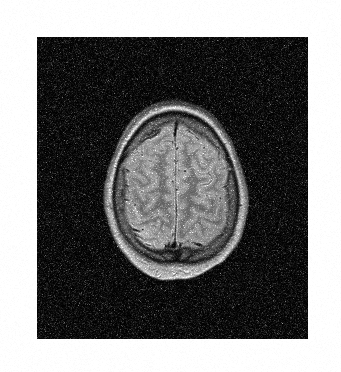
#> input picture HW5/MRI_Noisy.png, 341 x 372 px
$ jupyter execute 3.ipynb
#> lines starting #> are read from the running program, lines starting #| are printed output that depends on the picture
# Part 1:

Reading noisy image:

[cell 1]
import numpy as np
import matplotlib.pyplot as plt
import cv2

noisy = cv2.imread("MRI_Noisy.png", cv2.IMREAD_GRAYSCALE)
#> noisy is the input picture: shape (372, 341); min 0, max 255, mean 117.3

plt.figure(figsize=(8, 8))
plt.imshow(noisy, cmap='gray')
plt.show()

# Part 2:

Plot histogram of white part

[cell 2]
white = noisy[:30]

plt.imshow(white, cmap='gray')
plt.show()

[cell 3]
plt.hist(white.ravel(), bins=[i for i in range(250, 256)], density=True)
plt.show()
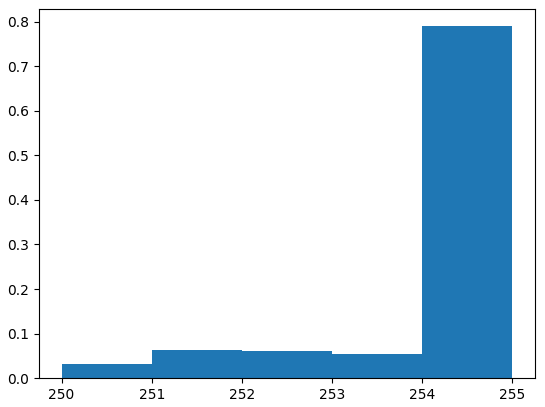
#> figure drawn by matplotlib, 1 panel; tallest bar 0.79 high, from x = 254 to 255

# Part 3:

Plot histogram of black part and recognize noise type

[cell 4]
black = noisy[50:100, 50:100]
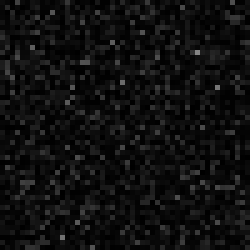
#> black: shape (50, 50) (shown 5 times larger); min 0, max 131, mean 15.2

plt.imshow(black, cmap='gray')
plt.show()

[cell 5]
plt.hist(black.ravel(), bins=[i for i in range(0, 100)], density=True)
plt.show()
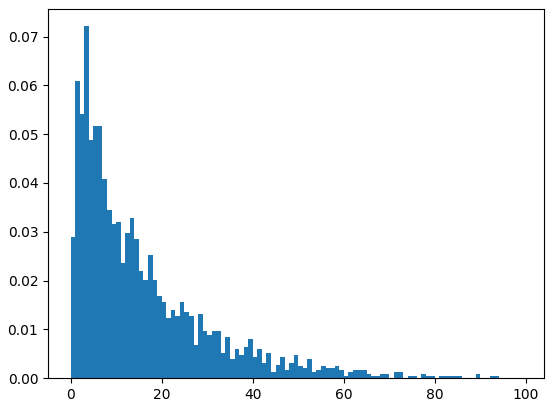
#> figure drawn by matplotlib, 1 panel; tallest bar 0.0721 high, from x = 3 to 4

### So noises on the image should be erlang(gamma) or exponential

# Part 4:

Show dental image

[cell 6]
dental = cv2.imread("DentalXray_Noisy.png", cv2.IMREAD_GRAYSCALE)
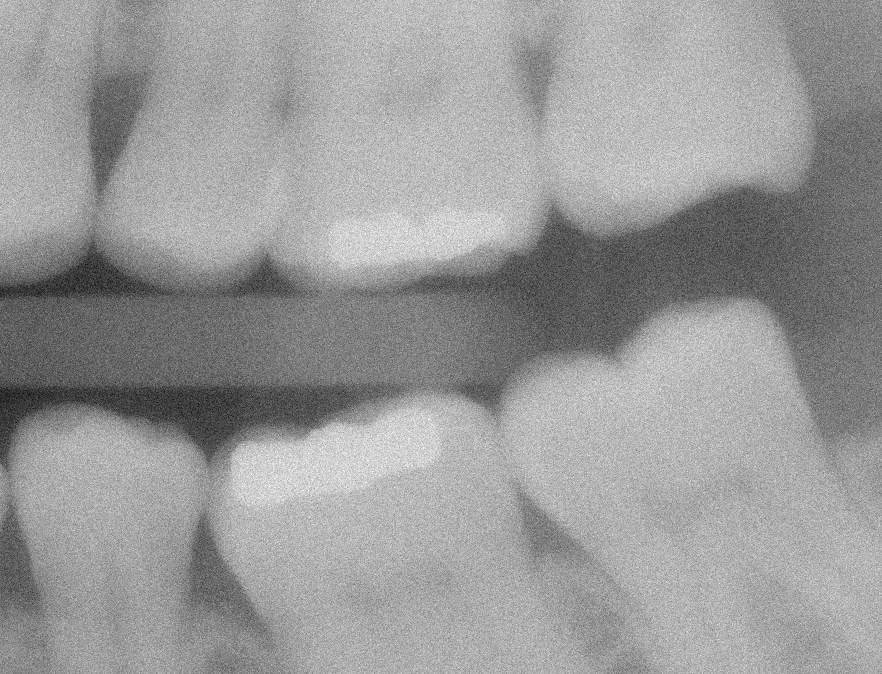
#> input picture HW5/DentalXray_Noisy.png, 882 x 674 px
#> dental is the input picture: shape (674, 882); min 0, max 254, mean 153.8

plt.imshow(dental, cmap='gray')
plt.show()

# Part 5:

Adaptive local noise reduction

### First we need to caclculate Noise variance

[cell 7]
hist_list = [0] * 256

for i in range(dental.shape[0]):
    for j in range(dental.shape[1]):
        hist_list[dental[i][j]] += 1

total = sum(hist_list)
#> total = 594468
hist_list = [i/total for i in hist_list]

[cell 8]
m = 0
for i in range(0, 256):
    m += i*hist_list[i]
#> after the loop, m = 153.8

noise_variance = 0
for i in range(0, 256):
    noise_variance += ((i-m)**2)*hist_list[i]
#> after the loop, noise_variance = 1353.2

### Now we apply the adaptive local noise reduction (7x7) filter:

[cell 9]
dental = dental.astype(np.float64)
denoised_dental_with_adaptive_local = dental.copy()

for i in range(dental.shape[0]):
    for j in range(dental.shape[1]):
        local_variance = 0
        mean_local = 0
        for m in range(-3, 4):
            for n in range(-3, 4):
                try:
                    tmp = dental[i+m][j+n]
                    mean_local += tmp
                except:
                    mean_local += 0
        mean_local /= 49
        for m in range(-3, 4):
            for n in range(-3, 4):
                try:
                    tmp = dental[i+m][j+n]-mean_local
                    local_variance += tmp**2
                except:
                    local_variance += (0-mean_local)**2
        local_variance /= 49
        denoised_dental_with_adaptive_local[i][j] = dental[i][j]-(
            dental[i][j]-mean_local)*(noise_variance/local_variance)
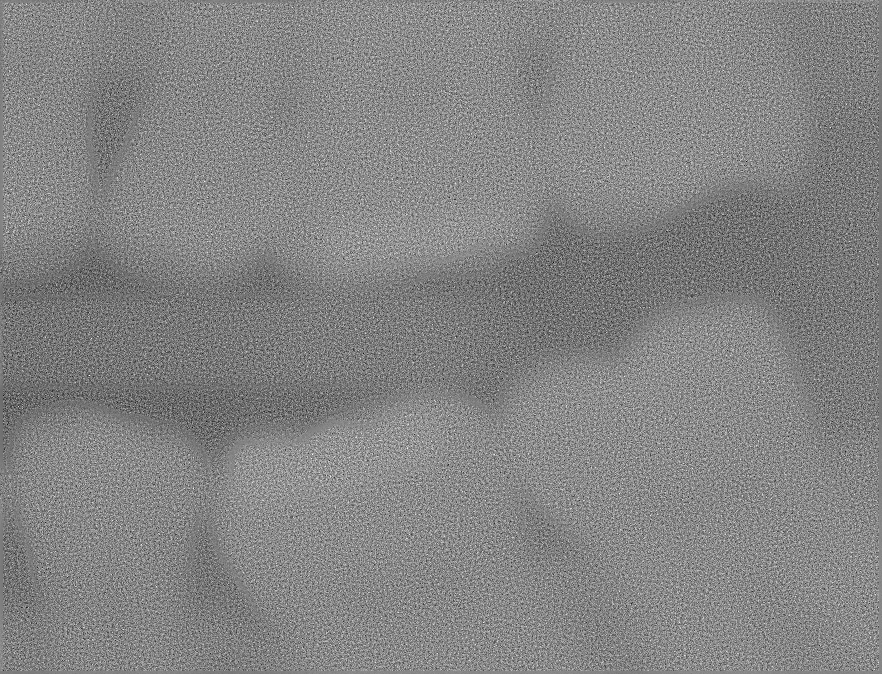
#> denoised_dental_with_adaptive_local: shape (674, 882) float64; min -340.5, max 611.3, mean 153.7; drawn with min black and max white

[cell 10]
plt.figure(figsize=(8, 8))
plt.imshow(denoised_dental_with_adaptive_local, cmap='gray', vmin=0, vmax=255)
plt.axis('off')

plt.show()

# Part 6:

Averaging filter

[cell 11]
averaging_filtered_dental = cv2.blur(dental, (7, 7))

plt.imshow(averaging_filtered_dental,cmap='gray')
plt.show()

# Part 7:

Compare denoisy filters

[cell 12]
plt.figure(figsize=(16, 16))
plt.subplot(1, 3, 1)
plt.imshow(dental, cmap='gray')
plt.title('Original')
plt.axis('off')


plt.subplot(1, 3, 2)
plt.imshow(denoised_dental_with_adaptive_local, cmap='gray', vmin=0, vmax=255)
plt.title('Adaptive')
plt.axis('off')

plt.subplot(1, 3, 3)
plt.imshow(averaging_filtered_dental, cmap='gray', vmin=0, vmax=255)
plt.title('Average')
plt.axis('off')

plt.show()
